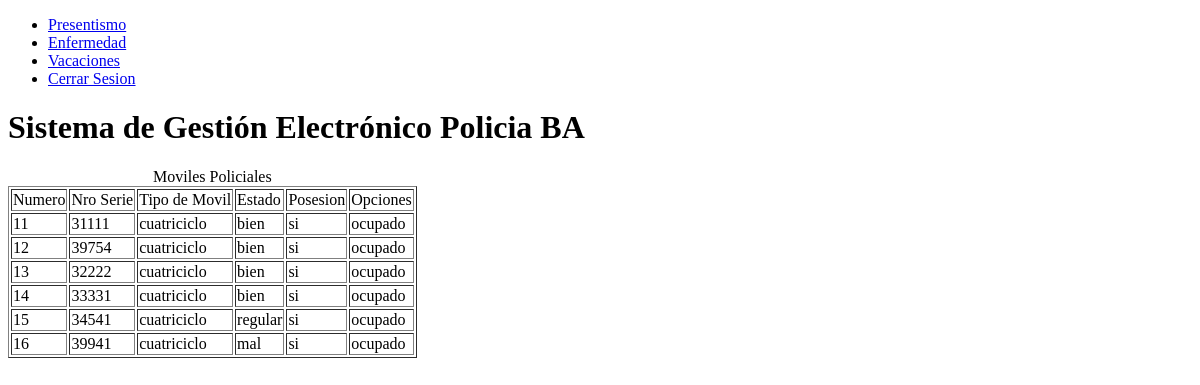
The app's page /usuarios/cuatriciclo.php (signed in), older data.
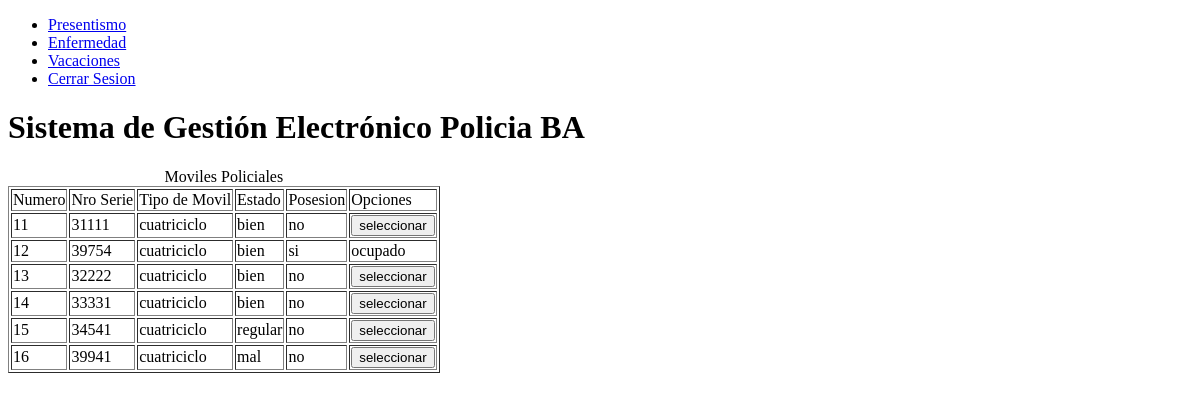
The same page, newer data.
### tables this page shows
CREATE TABLE `moviles` (
  `movil_id` int(11) NOT NULL,
  `nro_serie` int(11) NOT NULL,
  `tipo_movil` varchar(50) NOT NULL,
  `estado` varchar(50) NOT NULL,
  `posesion` int(5) NOT NULL,
  `fecha_borrado` date DEFAULT NULL
);

### usuarios/cuatriciclo.php (the view, shortened to what this page needs)
<?php
    include("../conexion.php");
    $sql = "SELECT movil_id,nro_serie,tipo_movil,estado,posesion FROM moviles
    where   estado <> 'radiado' and (tipo_movil = 'cuatriciclo')  order by movil_id asc";
    $rta = mysqli_query($conexion,$sql) or
    die("Problemas en el select:".mysqli_error($conexion));
            ?>
            <?php
        include("cabeceraU.php");
?>
        <table border="1">
        <caption>Moviles Policiales</caption>
            <tr>
                <td>Numero</td>
                <td>Nro Serie</td>
                <td>Tipo de Movil</td>
                <td>Estado</td>
                <td>Posesion</td>
                <td>Opciones</td>
            </tr>
            <?php
                while($mostrar = mysqli_fetch_array($rta)){
                    if($mostrar['posesion']==0){
                        $mostrar['posesion']="no";
                    }
                    else{
                        $mostrar['posesion']="si";
                    }
            ?>
            <tr>
                <td><?php echo $mostrar['movil_id']?></td>
                <td><?php echo $mostrar['nro_serie']?></td>
                <td><?php echo $mostrar['tipo_movil']?></td>
                <td><?php echo $mostrar['estado']?></td>
                <td><?php echo $mostrar['posesion']?></td>
                    <form method="POST">
                        <td>
                            <?php
                                if($mostrar['posesion']=="no"){
                            ?>
                                <input type="submit" value="seleccionar" name="seleccionar">
                            <?php
                                }
                                else echo "ocupado";
                            ?>
                        </td>
                    </form>
            </tr>
            <?php
                }
            ?>
        </table>
</body>
</html>

Row changes from the older to the newer data that the page shows:
changed moviles id 11: posesion "si" → "no"; seleccionar (not shown) → "seleccionar"; no longer shows "ocupado"
changed moviles id 13: posesion "si" → "no"; seleccionar (not shown) → "seleccionar"; no longer shows "ocupado"
changed moviles id 14: posesion "si" → "no"; seleccionar (not shown) → "seleccionar"; no longer shows "ocupado"
changed moviles "regular": posesion "si" → "no"; seleccionar (not shown) → "seleccionar"; no longer shows "ocupado"
changed moviles "mal": posesion "si" → "no"; seleccionar (not shown) → "seleccionar"; no longer shows "ocupado"
